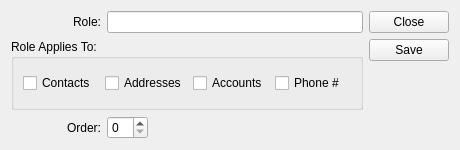
<?xml version="1.0" encoding="UTF-8"?>
<ui version="4.0">
 <comment>This file is part of the xTuple ERP: PostBooks Edition, a free and
open source Enterprise Resource Planning software suite,
Copyright (c) 1999-2018 by OpenMFG LLC, d/b/a xTuple.
It is licensed to you under the Common Public Attribution License
version 1.0, the full text of which (including xTuple-specific Exhibits)
is available at www.xtuple.com/CPAL.  By using this software, you agree
to be bound by its terms.</comment>
 <class>crmRole</class>
 <widget class="QWidget" name="crmRole">
  <property name="geometry">
   <rect>
    <x>0</x>
    <y>0</y>
    <width>460</width>
    <height>150</height>
   </rect>
  </property>
  <property name="minimumSize">
   <size>
    <width>460</width>
    <height>150</height>
   </size>
  </property>
  <property name="windowTitle">
   <string>CRM Role</string>
  </property>
  <layout class="QHBoxLayout" name="horizontalLayout">
   <item>
    <layout class="QGridLayout" name="gridLayout_2">
     <item row="1" column="0" colspan="2">
      <widget class="QGroupBox" name="_appliesTo">
       <property name="title">
        <string>Role Applies To:</string>
       </property>
       <layout class="QHBoxLayout" name="horizontalLayout_2">
        <item>
         <widget class="QCheckBox" name="_cntct">
          <property name="text">
           <string>Contacts</string>
          </property>
         </widget>
        </item>
        <item>
         <widget class="QCheckBox" name="_addr">
          <property name="text">
           <string>Addresses</string>
          </property>
         </widget>
        </item>
        <item>
         <widget class="QCheckBox" name="_account">
          <property name="text">
           <string>Accounts</string>
          </property>
         </widget>
        </item>
        <item>
         <widget class="QCheckBox" name="_phone">
          <property name="text">
           <string>Phone #</string>
          </property>
         </widget>
        </item>
       </layout>
      </widget>
     </item>
     <item row="0" column="0">
      <widget class="XLabel" name="_roleLit">
       <property name="minimumSize">
        <size>
         <width>90</width>
         <height>0</height>
        </size>
       </property>
       <property name="text">
        <string>Role:</string>
       </property>
       <property name="alignment">
        <set>Qt::AlignRight|Qt::AlignTrailing|Qt::AlignVCenter</set>
       </property>
      </widget>
     </item>
     <item row="0" column="1">
      <widget class="XLineEdit" name="_role">
       <property name="focusPolicy">
        <enum>Qt::StrongFocus</enum>
       </property>
      </widget>
     </item>
     <item row="2" column="1">
      <layout class="QHBoxLayout" name="horizontalLayout_3">
       <item>
        <widget class="XSpinBox" name="_order"/>
       </item>
       <item>
        <spacer name="horizontalSpacer">
         <property name="orientation">
          <enum>Qt::Horizontal</enum>
         </property>
         <property name="sizeHint" stdset="0">
          <size>
           <width>40</width>
           <height>20</height>
          </size>
         </property>
        </spacer>
       </item>
      </layout>
     </item>
     <item row="2" column="0">
      <widget class="XLabel" name="_orderLit">
       <property name="text">
        <string>Order:</string>
       </property>
       <property name="alignment">
        <set>Qt::AlignRight|Qt::AlignTrailing|Qt::AlignVCenter</set>
       </property>
      </widget>
     </item>
    </layout>
   </item>
   <item>
    <layout class="QVBoxLayout" name="verticalLayout">
     <item>
      <widget class="QPushButton" name="_close">
       <property name="text">
        <string>Close</string>
       </property>
       <property name="shortcut">
        <string>Esc</string>
       </property>
      </widget>
     </item>
     <item>
      <widget class="QPushButton" name="_save">
       <property name="text">
        <string>Save</string>
       </property>
       <property name="shortcut">
        <string>Return</string>
       </property>
      </widget>
     </item>
     <item>
      <spacer name="verticalSpacer">
       <property name="orientation">
        <enum>Qt::Vertical</enum>
       </property>
       <property name="sizeHint" stdset="0">
        <size>
         <width>20</width>
         <height>40</height>
        </size>
       </property>
      </spacer>
     </item>
    </layout>
   </item>
  </layout>
 </widget>
 <customwidgets>
  <customwidget>
   <class>XLabel</class>
   <extends>QLabel</extends>
   <header>xlabel.h</header>
  </customwidget>
  <customwidget>
   <class>XLineEdit</class>
   <extends>QLineEdit</extends>
   <header>xlineedit.h</header>
   <container>1</container>
  </customwidget>
  <customwidget>
   <class>XSpinBox</class>
   <extends>QSpinBox</extends>
   <header>xspinbox.h</header>
  </customwidget>
 </customwidgets>
 <resources/>
 <connections/>
</ui>
